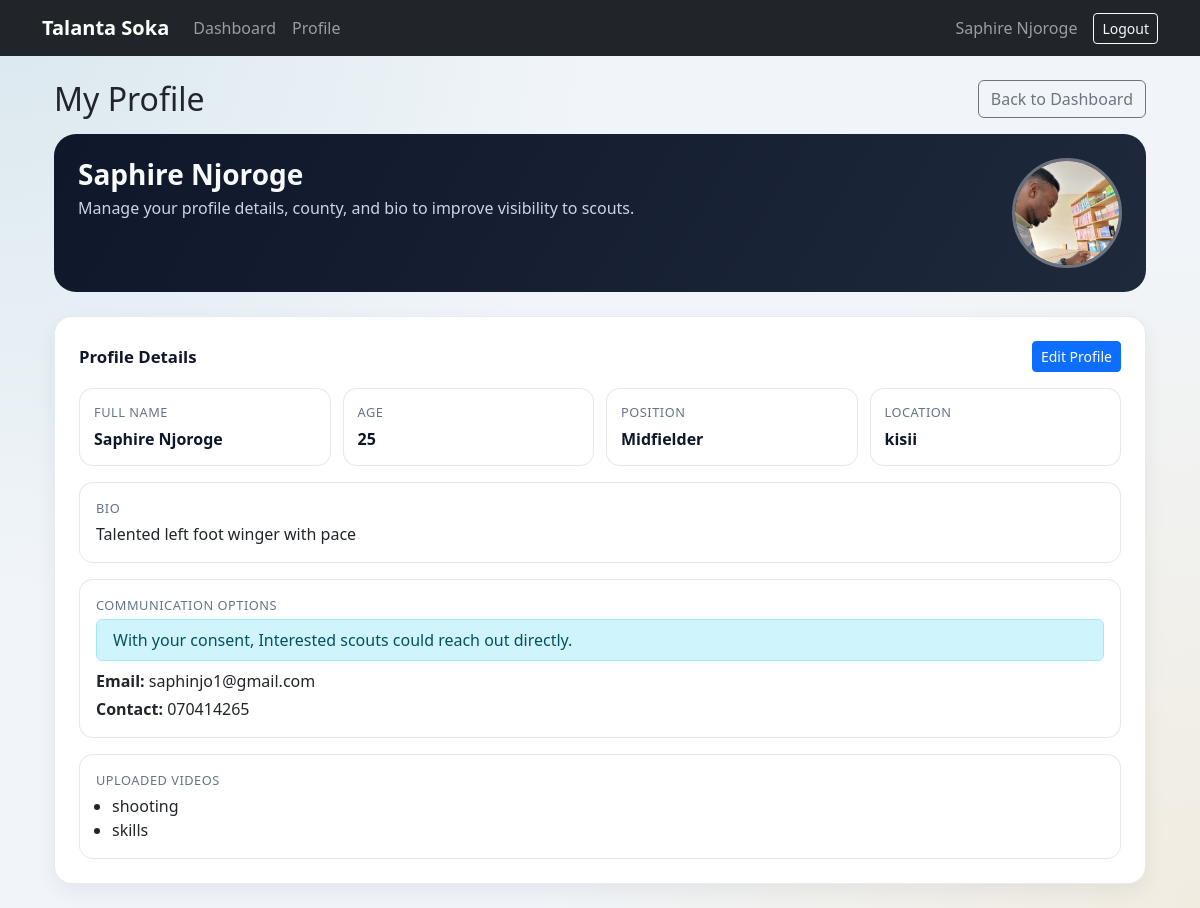
Page /player/profile/ (signed in) on the committed database.
### users/models.py (models this page shows, shortened)
class User(AbstractBaseUser, PermissionsMixin):
    full_name = models.CharField(max_length=150)
    email = models.EmailField(unique=True)
    ROLE_CHOICES = [
        ('player','Player'),
        ('scout', 'Scout'),
    ]
    role = models.CharField(max_length=20, choices=ROLE_CHOICES, default='player')
    is_active = models.BooleanField(default=True)
    is_staff = models.BooleanField(default=False)
    USERNAME_FIELD = 'email'
    REQUIRED_FIELDS = ['full_name']
    objects = UserManager()

### players/models.py (models this page shows, shortened)
class PlayerProfile(models.Model):
    POSITION_CHOICES = (
        ('Goalkeeper', 'Goalkeeper'),
        ('Defender', 'Defender'),
        ('Midfielder', 'Midfielder'),
        ('Forward', 'Forward'),
    )
    user = models.OneToOneField(
        User,
        on_delete=models.CASCADE,
        related_name='player_profile'
    )
    full_name = models.CharField(max_length=100)
    age = models.PositiveIntegerField()
    position = models.CharField(
        max_length=50,
        choices=POSITION_CHOICES
    )
    location = models.CharField(max_length=100)
    profile_photo = models.ImageField(
        upload_to='profile_photos/',
        blank=True,
        null=True
    )
    bio = models.TextField(
        blank=True,
        help_text="Tell scouts about yourself"
    )
    contact_email = models.EmailField(
        blank=True,
        null=True,
        help_text='Optional email scouts can use to contact you.'
    )
    contact_phone = models.CharField(
        max_length=30,
        blank=True,
        help_text='Optional phone number scouts can use to contact you.'
    )
    consent_to_share_contact = models.BooleanField(
        default=False,
        help_text='Allow scouts to view your communication options.'
    )
    created_at = models.DateTimeField(
        auto_now_add=True
    )
    updated_at = models.DateTimeField(
        auto_now=True
    )

class PlayerVideo(models.Model):
    profile = models.ForeignKey(
        PlayerProfile,
        on_delete=models.CASCADE,
        related_name='videos'
    )
    title = models.CharField(max_length=150)
    video_file = models.FileField(upload_to='player_videos/')
    uploaded_at = models.DateTimeField(auto_now_add=True)
    class Meta:
        ordering = ['-uploaded_at']

### players/views.py (the view)
# urls.py: path('profile/', views.profile_view, name='player_profile'),
@login_required
def profile_view(request):
    if request.user.role != 'player':
        messages.error(request, 'Only players can access player profile.')
        return redirect('scout_dashboard')
    profile = PlayerProfile.objects.filter(user=request.user).first()
    if not profile:
        messages.error(request, 'Complete registration first to create your profile.')
        return redirect('register')
    edit_mode = request.GET.get('edit') == 'true'
    if request.method == 'POST':
        form = PlayerProfileForm(request.POST, request.FILES, instance=profile)
        if form.is_valid():
            form.save()
            messages.success(request, 'Profile updated successfully.')
            return redirect('player_profile')
    else:
        form = PlayerProfileForm(instance=profile)
    return render(
        request,
        'players/playerprofile.html',
        {
            'profile': profile,
            'form': form,
            'edit_mode': edit_mode,
            'videos': profile.videos.all(),
        },
    )

### templates/players/playerprofile.html (shortened to what this page needs)
{% extends 'base.html' %}
{% block content %}
<div class="container mt-4">
    <div class="d-flex justify-content-between align-items-center mb-3">
        <h2 class="mb-0">My Profile</h2>
        <a href="{% url 'player_dashboard' %}" class="btn btn-outline-secondary">Back to Dashboard</a>
    </div>
    <div class="profile-hero mb-4">
        <div class="d-flex justify-content-between align-items-start gap-3 flex-wrap">
            <div>
                <h3 class="fw-bold mb-1">{{ profile.full_name }}</h3>
                <p class="text-muted mb-0">Manage your profile details, county, and bio to improve visibility to scouts.</p>
            </div>
            {% if profile.profile_photo %}
                <img src="{{ profile.profile_photo.url }}" alt="{{ profile.full_name }}" class="profile-photo-lg">
            {% else %}
                <div class="profile-photo-fallback">{{ profile.full_name|slice:':1'|upper }}</div>
            {% endif %}
        </div>
    </div>
    {% if not edit_mode %}
        <div class="panel-soft p-3 p-md-4 mb-4">
            <div class="d-flex justify-content-between align-items-center mb-3">
                <h4 class="section-title mb-0">Profile Details</h4>
                <a href="?edit=true" class="btn btn-primary btn-sm">Edit Profile</a>
            </div>
            <div class="profile-grid mb-3">
                <div class="profile-item">
                    <p class="profile-label">Full Name</p>
                    <p class="profile-value">{{ profile.full_name }}</p>
                </div>
                <div class="profile-item">
                    <p class="profile-label">Age</p>
                    <p class="profile-value">{{ profile.age }}</p>
                </div>
                <div class="profile-item">
                    <p class="profile-label">Position</p>
                    <p class="profile-value">{{ profile.position }}</p>
                </div>
                <div class="profile-item">
                    <p class="profile-label">Location</p>
                    <p class="profile-value">{{ profile.location }}</p>
                </div>
            </div>
            <div class="bio-card mb-3">
                <p class="profile-label">Bio</p>
                <p class="mb-0">{{ profile.bio|default:'No bio provided yet.' }}</p>
            </div>
            <div class="bio-card mb-3">
                <p class="profile-label">Communication Options</p>
                <div class="alert alert-info py-2 mb-2">
                    With your consent, Interested scouts could reach out directly.
                </div>
                {% if profile.consent_to_share_contact %}
                    <p class="mb-1"><strong>Email:</strong> {{ profile.contact_email|default:'Not provided' }}</p>
                    <p class="mb-0"><strong>Contact:</strong> {{ profile.contact_phone|default:'Not provided' }}</p>
                {% else %}
                    <p class="mb-0 text-muted">You have not shared communication options with scouts yet.</p>
                {% endif %}
            </div>
            <div class="bio-card">
                <p class="profile-label">Uploaded Videos</p>
                {% if videos %}
                    <ul class="video-list mb-0">
                        {% for video in videos %}
                            <li>{{ video.title }}</li>
                        {% endfor %}
                    </ul>
                {% else %}
                    <p class="mb-0 text-muted">No videos uploaded yet.</p>
                {% endif %}
            </div>
        </div>
    {% endif %}
</div>
{% endblock %}

### templates/base.html (shortened to what this page needs)
{% load static %}
<!DOCTYPE html>
<html lang="en">
<head>
    <link href="https://cdn.jsdelivr.net/npm/bootstrap@5.3.3/dist/css/bootstrap.min.css" rel="stylesheet">
</head>
<body>
<nav class="navbar navbar-expand-lg navbar-dark bg-dark">
    <div class="container">
        <a class="navbar-brand" href="{% url 'home' %}">
            Talanta Soka
        </a>
        <div class="collapse navbar-collapse"
             id="navbarContent">
            <ul class="navbar-nav me-auto">
                <li class="nav-item">
                    {% if user.is_authenticated and user.is_staff %}
                        <a class="nav-link" href="{% url 'admin_dashboard' %}">
                    {% elif user.is_authenticated and user.role == 'player' %}
                        <a class="nav-link" href="{% url 'player_dashboard' %}">
                    {% elif user.is_authenticated and user.role == 'scout' %}
                        <a class="nav-link" href="{% url 'scout_dashboard' %}">
                    {% else %}
                        <a class="nav-link" href="{% url 'home' %}">
                    {% endif %}
                        Dashboard
                    </a>
                </li>
                <li class="nav-item">
                    {% if user.is_authenticated and user.is_staff %}
                        <a class="nav-link" href="{% url 'admin_users' %}">Users</a>
                    {% elif user.is_authenticated and user.role == 'player' %}
                        <a class="nav-link" href="{% url 'player_profile' %}">Profile</a>
                    {% elif user.is_authenticated and user.role == 'scout' %}
                        <a class="nav-link" href="{% url 'scout_player_directory' %}">View Players</a>
                    {% else %}
                        <a class="nav-link" href="{% url 'login' %}">Login</a>
                    {% endif %}
                </li>
            </ul>
            {% if user.is_authenticated %}
                <span class="navbar-text me-3">
                    {{ user.full_name }}
                </span>
                <a href="{% url 'logout' %}"
                   class="btn btn-outline-light btn-sm">
                    Logout
                </a>
            {% endif %}
        </div>
    </div>
</nav>
<div class="container mt-4">
    {% block content %}
    {% endblock %}
</div>
</body>
</html>

### templates/players/playerprofile.html (style rules this page uses)
.profile-hero { background: linear-gradient(120deg, #0f172a, #1e293b); color: #f8fafc; border-radius: 22px; padding: 24px; }
.profile-hero .text-muted { color: #cbd5e1 !important; }
.profile-photo-lg { width: 110px; height: 110px; border-radius: 50%; object-fit: cover; border: 3px solid rgba(255, 255, 255, 0.35); }
.profile-grid { display: grid; grid-template-columns: repeat(auto-fit, minmax(220px, 1fr)); gap: 12px; }
.profile-item { border: 1px solid rgba(148, 163, 184, 0.24); border-radius: 14px; background: #fff; padding: 14px; }
.profile-label { font-size: 0.8rem; text-transform: uppercase; letter-spacing: 0.04em; color: #64748b; margin-bottom: 4px; }
.profile-value { font-weight: 700; color: #0f172a; margin: 0; }
.bio-card { border: 1px solid rgba(148, 163, 184, 0.24); border-radius: 14px; background: #fff; padding: 16px; }
.video-list { margin: 0; padding-left: 1rem; }

### templates/base.html (style rules this page uses)
body { background: radial-gradient(circle at top left, rgba(14,116,144,.10), transparent 40%), radial-gradient(circle at bottom right, rgba(245,158,11,.10), transparent 45%), #f1f5f9; min-height:100vh; }
.navbar-brand { font-weight:bold; }
.section-title { font-size:1.05rem; font-weight:700; color:#0f172a; margin-bottom:12px; }
.panel-soft { border:1px solid rgba(148,163,184,.22); border-radius:18px; background:#fff; box-shadow:0 8px 22px rgba(15,23,42,.06); }

### rows in the picture
User: full_name "Saphire Njoroge"
PlayerProfile: full_name "Saphire Njoroge", profile_photo (picture), age "25", position "Midfielder", location "kisii", bio "Talented left foot winger with pace", contact_email "saphinjo1@gmail.com", contact_phone "070414265"
PlayerVideo: title "shooting"
PlayerVideo: title "skills"
